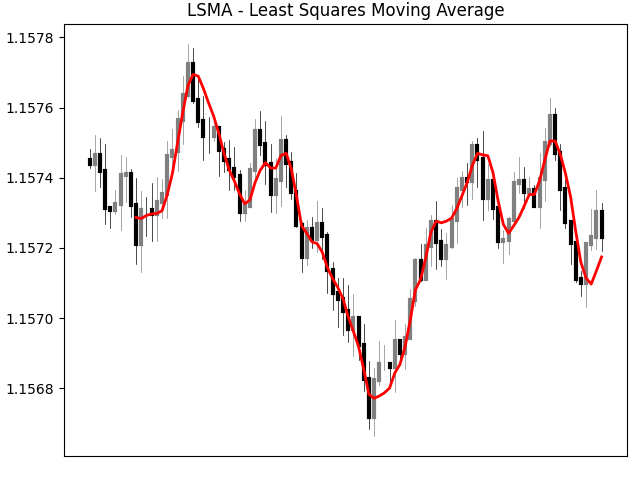

Write Python code to recreate this figure.
import matplotlib
matplotlib.use('TkAgg')
import matplotlib.pyplot as plt
from datetime import datetime,timedelta
import numpy as np
import pandas as pd
import random
import indicator as indi

class LSMA:
    def __init__(self):
        self.n=100
        self.fig=plt.figure()
        self.title='LSMA - Least Squares Moving Average'
        self.calc_type='dict'   #'dict' or 'pandas'
        self.indi=indi

    def set_variables(self):
        variables=['time','open','high','low','close']
        var={i:[] for i in variables}
        return var

    def print_data(self,var):
        print(len(var['time']),var['time'][-1],f"O:{var['open'][-1]:.5f}",f"H:{var['high'][-1]:.5f}"
              f"L:{var['low'][-1]:.5f}",f"C:{var['close'][-1]:.5f}")

    def get_data(self,var):
        for i in range(self.n):
            t=(datetime.now()+timedelta(minutes=i)).strftime('%d-%m-%Y %H:%M:%S')
            var['time'].append(t)

            if len(var['open'])==0:
                var['open'].append(random.uniform(1,1.2))
                up_close=var['open'][-1]*(1+0.0001)
                down_close=var['open'][-1]*(1-0.0001)
                var['close'].append(random.uniform(down_close,up_close))
            else:
                var['open'].append(var['close'][-1])
                up_close=var['open'][-1]*(1+0.0001)
                down_close=var['open'][-1]*(1-0.0001)
                var['close'].append(random.uniform(down_close,up_close))
        
            if var['open'][-1]<var['close'][-1]:
                price1=var['close'][-1]
                price2=var['open'][-1]
            elif var['open'][-1]>var['close'][-1]:
                price1=var['open'][-1]
                price2=var['close'][-1]
            high=random.uniform(price1,price1*(1+0.00007))
            low=random.uniform(price2,price2*(1-0.00007))
            var['high'].append(high)
            var['low'].append(low)

            #LSMA:
            if self.calc_type=='dict':
                self.indi.lsma_dict('close',10,var)

            self.print_data(var)
        
        if self.calc_type=='pandas':
            self.indi.lsma_pandas('close',15,var)

    def plot_data(self,var):
        self.fig.subplots_adjust(top=0.95,bottom=0.05,right=0.98,left=0.1,hspace=0,wspace=0)
        ax=self.fig.add_gridspec(6,1)
        ax1=self.fig.add_subplot(ax[:,:])

        ax1.clear()
        ax1.set_xticks([])
        ax1.set_title(self.title)
        fr=100

        for i in range(len(var['time'][-fr:])):
            if var['open'][-fr:][i]>var['close'][-fr:][i]:
                ccolor='black'
            elif var['open'][-fr:][i]<var['close'][-fr:][i]:
                ccolor='gray'
            else:
                ccolor='gray'
            ax1.plot([var['time'][-fr:][i]]*2,[var['open'][-fr:][i],var['close'][-fr:][i]],c=ccolor,lw=3)
            ax1.plot([var['time'][-fr:][i]]*2,[var['high'][-fr:][i],var['low'][-fr:][i]],c=ccolor,lw=0.5)

        #plot LSMA:
        ax1.plot(var['time'],var['lsma10'],c='r',lw=2)

        plt.show()

obj=LSMA()
var=obj.set_variables()
obj.get_data(var)
obj.plot_data(var)
